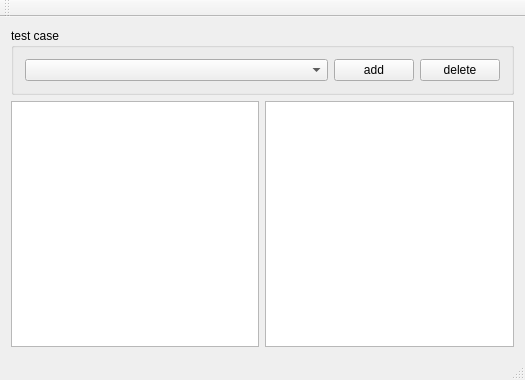
<?xml version="1.0" encoding="UTF-8"?>
<ui version="4.0">
 <class>MainWindow</class>
 <widget class="QMainWindow" name="MainWindow">
  <property name="geometry">
   <rect>
    <x>0</x>
    <y>0</y>
    <width>525</width>
    <height>380</height>
   </rect>
  </property>
  <property name="windowTitle">
   <string>MainWindow</string>
  </property>
  <widget class="QWidget" name="centralWidget">
   <layout class="QVBoxLayout" name="verticalLayout">
    <item>
     <widget class="QGroupBox" name="groupBox">
      <property name="title">
       <string>test case</string>
      </property>
      <layout class="QHBoxLayout" name="horizontalLayout">
       <item>
        <widget class="QComboBox" name="comboBoxTestCase"/>
       </item>
       <item>
        <widget class="QPushButton" name="pushButton">
         <property name="sizePolicy">
          <sizepolicy hsizetype="Maximum" vsizetype="Fixed">
           <horstretch>0</horstretch>
           <verstretch>0</verstretch>
          </sizepolicy>
         </property>
         <property name="text">
          <string>add</string>
         </property>
        </widget>
       </item>
       <item>
        <widget class="QPushButton" name="pushButton_2">
         <property name="sizePolicy">
          <sizepolicy hsizetype="Maximum" vsizetype="Fixed">
           <horstretch>0</horstretch>
           <verstretch>0</verstretch>
          </sizepolicy>
         </property>
         <property name="text">
          <string>delete</string>
         </property>
        </widget>
       </item>
      </layout>
     </widget>
    </item>
    <item>
     <layout class="QHBoxLayout" name="horizontalLayout_2">
      <item>
       <widget class="QTextEdit" name="textEditInput"/>
      </item>
      <item>
       <widget class="QTextEdit" name="textEditExpectedResult"/>
      </item>
     </layout>
    </item>
   </layout>
  </widget>
  <widget class="QMenuBar" name="menuBar">
   <property name="geometry">
    <rect>
     <x>0</x>
     <y>0</y>
     <width>525</width>
     <height>22</height>
    </rect>
   </property>
  </widget>
  <widget class="QToolBar" name="mainToolBar">
   <attribute name="toolBarArea">
    <enum>TopToolBarArea</enum>
   </attribute>
   <attribute name="toolBarBreak">
    <bool>false</bool>
   </attribute>
  </widget>
  <widget class="QStatusBar" name="statusBar"/>
 </widget>
 <layoutdefault spacing="6" margin="11"/>
 <resources/>
 <connections/>
</ui>
